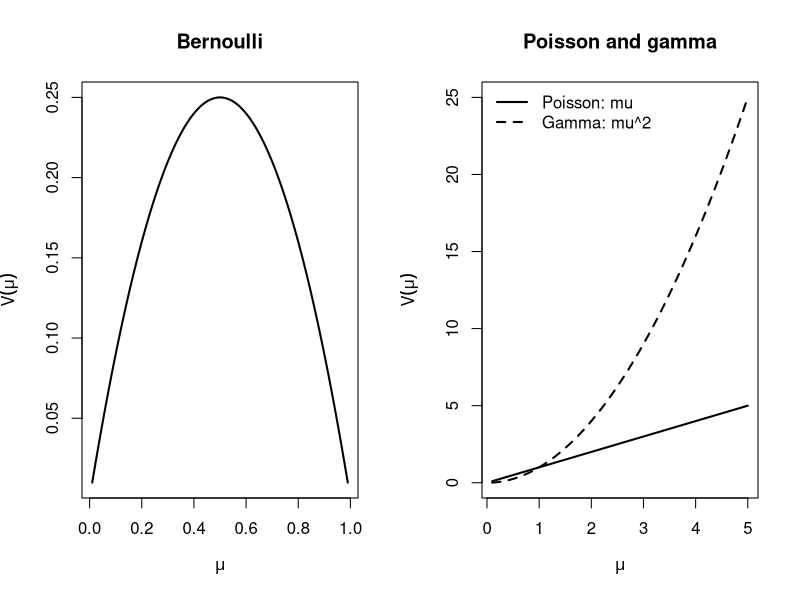

Reproduce this figure in R.
## ---- chunk 1
knitr::opts_chunk$set(echo = TRUE, message = FALSE, warning = FALSE)
## ---- chunk 2
# Numerical first and second derivatives of b at theta
d1 <- function(b, th, h = 1e-4) (b(th + h) - b(th - h)) / (2 * h)
d2 <- function(b, th, h = 1e-4) (b(th + h) - 2 * b(th) + b(th - h)) / h^2

# Poisson(mu = 3): theta = log(mu), b(theta) = exp(theta), a(phi) = 1
mu <- 3
c(mean = d1(exp, log(mu)), var = d2(exp, log(mu)))

# Bernoulli(p = 0.2): theta = logit(p), b(theta) = log(1 + exp(theta))
p <- 0.2
b_bern <- function(th) log(1 + exp(th))
c(mean = d1(b_bern, qlogis(p)), var = d2(b_bern, qlogis(p)))   # p and p(1 - p)

# Gamma(mean mu, shape nu): theta = -1/mu, b(theta) = -log(-theta), a(phi) = 1/nu
mu <- 2; nu <- 4
b_gam <- function(th) -log(-th)
c(mean = d1(b_gam, -1 / mu),               # b'(theta) = -1/theta = mu
  var  = d2(b_gam, -1 / mu) * (1 / nu))    # b''(theta) a(phi) = mu^2 / nu
## ---- chunk 3
set.seed(2027)
y_pois <- rpois(1e5, lambda = 3)
y_gam  <- rgamma(1e5, shape = 4, rate = 4 / 2)   # mean 2, variance 2^2/4 = 1
rbind(poisson = c(mean = mean(y_pois), var = var(y_pois)),
      gamma   = c(mean = mean(y_gam),  var = var(y_gam)))
## ---- chunk 4
mu <- seq(0.01, 0.99, length.out = 200)
op <- par(mfrow = c(1, 2))
plot(mu, mu * (1 - mu), type = "l", lwd = 2, xlab = expression(mu),
     ylab = expression(V(mu)), main = "Bernoulli")
m <- seq(0.1, 5, length.out = 200)
plot(m, m^2, type = "l", lwd = 2, lty = 2, xlab = expression(mu),
     ylab = expression(V(mu)), main = "Poisson and gamma")
lines(m, m, lwd = 2)
legend("topleft", c("Poisson: mu", "Gamma: mu^2"), lty = 1:2, lwd = 2, bty = "n")
par(op)
## ---- chunk 5
fam <- binomial(link = "logit")
fam$linkfun(0.2)     # g(mu) = logit(0.2)
fam$linkinv(-1.386)  # g^{-1}(eta): back to (0, 1)
fam$variance(0.2)    # V(mu) = mu (1 - mu)
poisson()$variance(3)
Gamma()$link         # canonical link of the gamma is the inverse link 1/mu
